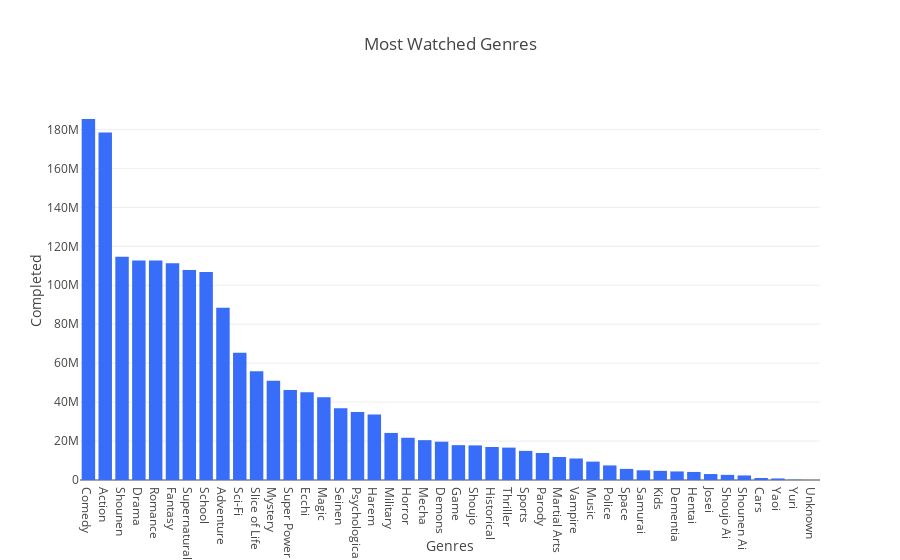

Write notebook code for a chart like this one.
### Code cell
fig4 = px.bar(completed_genres, x='Genres', y='Completed', title='Most Watched Genres', 
              color_discrete_sequence=['#386df9'])

fig4.show()

### Figure 1 — Plotly figure (JSON) as saved in the notebook; plotly's stock layout.template omitted (floating-point values rounded to 4 significant figures)
{"data": [{"alignmentgroup": "True", "hovertemplate": "Genres=%{x}<br>Completed=%{y}<extra></extra>", "legendgroup": "", "marker": {"color": "#386df9", "pattern": {"shape": ""}}, "name": "", "offsetgroup": "", "orientation": "v", "showlegend": false, "textposition": "auto", "type": "bar", "x": ["Comedy", "Action", "Shounen", "Drama", "Romance", "Fantasy", "Supernatural", "School", "Adventure", "Sci-Fi", "Slice of Life", "Mystery", "Super Power", "Ecchi", "Magic", "Seinen", "Psychological", "Harem", "Military", "Horror", "Mecha", "Demons", "Game", "Shoujo", "Historical", "Thriller", "Sports", "Parody", "Martial Arts", "Vampire", "Music", "Police", "Space", "Samurai", "Kids", "Dementia", "Hentai", "Josei", "Shoujo Ai", "Shounen Ai", "Cars", "Yaoi", "Yuri", "Unknown"], "xaxis": "x", "y": [185376405, 178428173, 114654245, 112735856, 112717026, 111333584, 107835053, 106756062, 88408900, 65387996, 55798766, 50956287, 46230779, 45098246, 42508715, 36828785, 34937639, 33656758, 24170262, 21689472, 20459196, 19668951, 17895238, 17769559, 16944281, 16636245, 14954433, 13852344, 11810011, 11041478, 9437000, 7480119, 5702971, 4973623, 4697287, 4395295, 4133347, 3064783, 2632464, 2340159, 1042072, 798029, 148279, 12469], "yaxis": "y"}], "layout": {"barmode": "relative", "legend": {"tracegroupgap": 0}, "title": {"text": "Most Watched Genres"}, "xaxis": {"anchor": "y", "domain": [0, 1], "title": {"text": "Genres"}}, "yaxis": {"anchor": "x", "domain": [0, 1], "title": {"text": "Completed"}}}}
